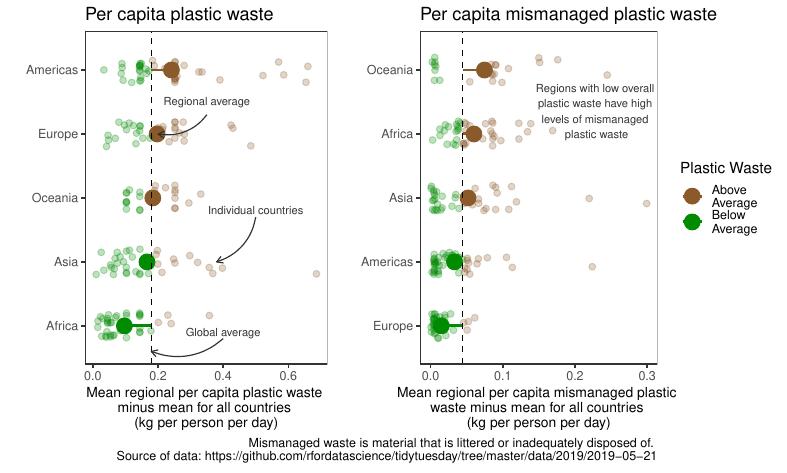

Recreate this plot in R.
library(tidyverse)
library(countrycode)
library(cowplot)
#### Importing and transforming data ####

# reading in file containing data for mismanaged plastic waste:
mismanaged_vs_gdp <- read_csv("https://raw.githubusercontent.com/rfordatascience/tidytuesday/master/data/2019/2019-05-21/per-capita-mismanaged-plastic-waste-vs-gdp-per-capita.csv") %>%
  # there are a lot of missing values and the variables need renaming
  set_names(c("country", "code", "year", "mismanaged_waste", "GDP", "population")) %>% # renaming variables
  mutate_if(is.character, as.factor) # converting characters to factors
mismanaged_vs_gdp <- mismanaged_vs_gdp[complete.cases(mismanaged_vs_gdp[ , 4]),] # removing any observations that contain N/A for mismanaged_waste


# reading in file containing data for all plastic waste:
waste_vs_gdp <- read_csv("https://raw.githubusercontent.com/rfordatascience/tidytuesday/master/data/2019/2019-05-21/per-capita-plastic-waste-vs-gdp-per-capita.csv") %>%
  set_names(c("country", "code", "year", "waste", "GDP", "population")) %>% # renaming variables
  mutate_if(is.character, as.factor) # converting characters to factors
waste_vs_gdp <- waste_vs_gdp[complete.cases(waste_vs_gdp[ , 4]),] # removing any observations that contain N/A for waste
# There is really only waste data available for 2010.


#### Transforming plastic waste data for lollipop chart ####
waste_vs_gdp <- filter(waste_vs_gdp, country != "Trinidad and Tobago") # removing Trinidad and Tobago because this outlier seems too large to be correct.

mean_country <- mean(waste_vs_gdp$waste) # mean value of plastic waste for all countries

waste_vs_gdp <- mutate(waste_vs_gdp, region = countrycode(country, origin = "country.name", 
                                                          destination = "continent")) # adding geographical regions
# Grouping and calculating average waste per region:
group_waste_vs_gdp <- group_by(waste_vs_gdp, region) %>%
  summarise(mean_region = mean(waste)) %>% # calculating mean waste per region 
  mutate(region = fct_reorder(region, mean_region)) %>% # sorting regions by mean waste
  mutate(region_cat = as.factor(case_when(mean_region < mean_country ~ "below",
                                          TRUE ~ "above"))) # add category specifying if waste level is above or below average

# adding a category specifying if waste level is above or below average to the country level data
waste_vs_gdp <- mutate(waste_vs_gdp, country_cat = as.factor(case_when(waste < mean_country ~ "below", 
                                                                       TRUE ~ "above")))

#### Transforming mismanaged plastic waste data for lollipop chart ####
mismanaged_vs_gdp <- filter(mismanaged_vs_gdp, country != "Trinidad and Tobago") # removing Trinidad and Tobago

mean_mismanaged_country <- mean(mismanaged_vs_gdp$mismanaged_waste)# mean value of mismanaged plastic waste for all countries

mismanaged_vs_gdp <- mutate(mismanaged_vs_gdp, region = countrycode(country, origin = "country.name", 
                                                                    destination = "continent")) # adding geographical regions

# Grouping and calculating average mismanaged waste per region:
group_mismanaged_vs_gdp <- group_by(mismanaged_vs_gdp, region) %>%
  summarise(mean_mismanaged_region = mean(mismanaged_waste)) %>% # calculating mean mismanaged waste per region
  mutate(region = fct_reorder(region, mean_mismanaged_region)) %>% # sorting regions by mean mismanaged waste
  mutate(mis_region_cat = as.factor(case_when(mean_mismanaged_region < mean_mismanaged_country ~ "below",
                                              TRUE ~ "above"))) # add category specifying if waste level is above or below average

# adding a category specifying if waste level is above or below average to the country level data
mismanaged_vs_gdp <- mutate(mismanaged_vs_gdp, mis_country_cat = as.factor(case_when(mismanaged_waste < mean_mismanaged_country ~ "below", 
                                                                                     TRUE ~ "above")))

#### Coordinates for arrow labels ####
arrows <- tibble(
  y1 = c(0.4, 0.35, 0.5),
  y2 = c(mean_country, 0.2, 0.38),
  x1 = c(0.8, 4.3, 2.7),
  x2 = c(0.6, 4, 2)
)

#### Lollipop chart of plastic waste ####
set.seed(1) # for jitter
plot_waste <- ggplot()+
  geom_point(data = filter(group_waste_vs_gdp, region != "NA"),
             aes(x = region, y = mean_region, colour = region_cat), stat='identity', size=5)  +
  geom_segment(data = filter(group_waste_vs_gdp, region != "NA"),
               aes(y = mean_country, 
                   x = region, 
                   yend = mean_region, 
                   xend = region,
                   color = region_cat),
               size = 1) +
  geom_jitter(data = filter(waste_vs_gdp, region != "NA"),
              mapping = aes(x = region, y = waste, color = country_cat),
              stat = "identity",
              width = 0.2, size = 2, alpha = 0.25) + 
  scale_color_manual(name="Plastic Waste", 
                     labels = c("Above Average", "Below Average"), 
                     values = c("above"="tan4", "below"="green4")) + 
  labs(title="Per capita plastic waste", 
       x = "",
       y = "Mean regional per capita plastic waste \nminus mean for all countries \n(kg per person per day)",
       caption = "\n") + 
  coord_flip() +
  theme_bw() +
  theme(legend.position = "none",
        axis.title.x = element_text(size = 10),
        plot.subtitle = element_text(size = 8),
        panel.grid = element_blank()) +
  geom_hline(yintercept = mean_country, linetype = "dashed", colour = "black") +
  annotate("text", y = 0.4, x = 0.9, size = 2.7, color = "grey20",
           label = "Global average") +
  annotate("text", y = 0.35, x = 4.5, size = 2.7, color = "grey20",
           label = "Regional average") +
  annotate("text", y = 0.5, x = 2.8, size = 2.7, color = "grey20",
           label = "Individual countries")+ 
  geom_curve(data = arrows, aes(x = x1, y = y1, xend = x2, yend = y2),
             arrow = arrow(length = unit(0.07, "inch")), size = 0.4,
             color = "grey20", curvature = -0.3)

#### Lollipop chart of mismanaged plastic waste ####
set.seed(1) # for jitter
plot_mis_waste <- ggplot() + 
  geom_point(data = filter(group_mismanaged_vs_gdp, region != "NA"), 
             aes(x = region, y = mean_mismanaged_region, colour = mis_region_cat), 
             stat='identity', size=5)  +
  geom_segment(data = filter(group_mismanaged_vs_gdp, region != "NA"),
               aes(y = mean_mismanaged_country, 
                   x = region, 
                   yend = mean_mismanaged_region, 
                   xend = region,
                   color = mis_region_cat),
               size = 1) +
  geom_jitter(data = filter(mismanaged_vs_gdp, region != "NA"),
              mapping = aes(x = region, y = mismanaged_waste, color = mis_country_cat),
              stat = "identity",
              width = 0.2, size = 2, alpha = 0.25) +
  scale_color_manual(name="Plastic Waste", 
                     labels = c("Above \nAverage", "Below \nAverage"), 
                     values = c("above"="tan4", "below"="green4")) + 
  labs(title="Per capita mismanaged plastic waste", 
       x = "",
       y = "Mean regional per capita mismanaged plastic \nwaste minus mean for all countries \n(kg per person per day)",
       caption = "Mismanaged waste is material that is littered or inadequately disposed of. \nSource of data: https://github.com/rfordatascience/tidytuesday/tree/master/data/2019/2019-05-21") + 
  coord_flip() +
  theme_bw() +
  theme(axis.title.x = element_text(size = 10),
        plot.subtitle = element_text(size = 8),
        panel.grid = element_blank()) +
  geom_hline(yintercept = mean_mismanaged_country, linetype = "dashed", colour = "black") +
  annotate("text", y = 0.23, x = 4.35, size = 2.7, color = "grey20",
           label = "Regions with low overall \nplastic waste have high \nlevels of mismanaged \nplastic waste") 

comb <- plot_grid(plot_waste, plot_mis_waste, rel_widths = c(1, 1.35))
ggsave("Week21_2019/plastic_waste.png", comb, width = 20, height = 12, units = "cm")

